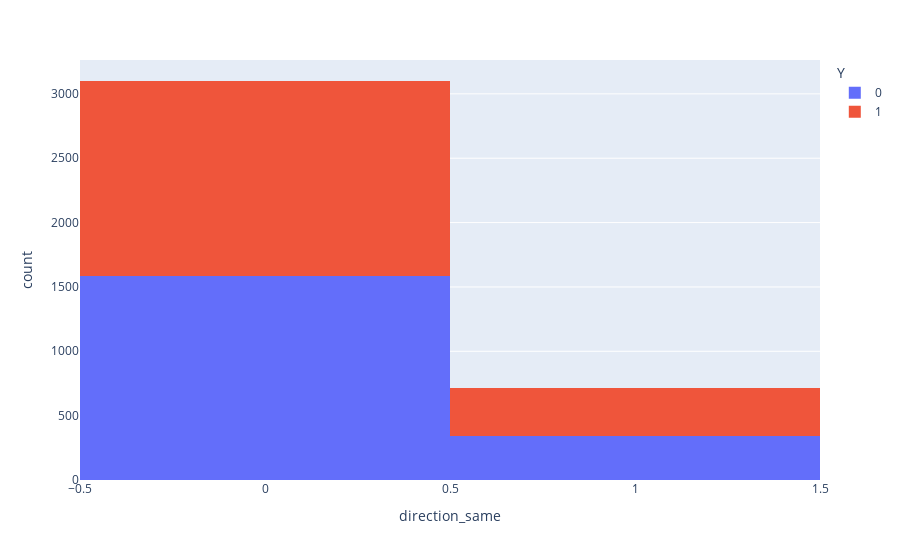

This figure's notebook cell:
### Markdown cell above
Hypothesis: Drivers  are more likely to accept coffee coupons for the venue in the same direction

### Code cell
print(data_coffee.groupby("direction_same")["Y"].sum()/data_coffee.groupby("direction_same")["Y"].count())
px.histogram(data_coffee, x="direction_same", color = 'Y')

### Figure 1 — Plotly figure (JSON) as saved in the notebook; plotly's stock layout.template omitted (floating-point values rounded to 4 significant figures; data arrays with more than 128 entries replaced by an {"elided": "..."} marker saying what was removed)
{"data": [{"alignmentgroup": "True", "bingroup": "x", "hovertemplate": "Y=0<br>direction_same=%{x}<br>count=%{y}<extra></extra>", "legendgroup": "0", "marker": {"color": "#636efa", "pattern": {"shape": ""}}, "name": "0", "offsetgroup": "0", "orientation": "v", "showlegend": true, "type": "histogram", "x": {"elided": "1922 int values"}, "xaxis": "x", "yaxis": "y"}, {"alignmentgroup": "True", "bingroup": "x", "hovertemplate": "Y=1<br>direction_same=%{x}<br>count=%{y}<extra></extra>", "legendgroup": "1", "marker": {"color": "#EF553B", "pattern": {"shape": ""}}, "name": "1", "offsetgroup": "1", "orientation": "v", "showlegend": true, "type": "histogram", "x": {"elided": "1894 int values"}, "xaxis": "x", "yaxis": "y"}], "layout": {"barmode": "relative", "legend": {"title": {"text": "Y"}, "tracegroupgap": 0}, "margin": {"t": 60}, "xaxis": {"anchor": "y", "domain": [0, 1], "title": {"text": "direction_same"}}, "yaxis": {"anchor": "x", "domain": [0, 1], "title": {"text": "count"}}}}
